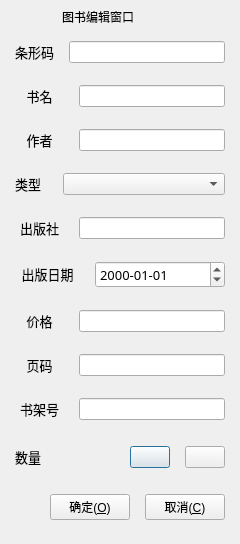
<?xml version="1.0" encoding="UTF-8"?>
<ui version="4.0">
 <class>BookEditDialog</class>
 <widget class="QDialog" name="BookEditDialog">
  <property name="geometry">
   <rect>
    <x>0</x>
    <y>0</y>
    <width>240</width>
    <height>544</height>
   </rect>
  </property>
  <property name="windowTitle">
   <string>添加管理员窗口</string>
  </property>
  <property name="sizeGripEnabled">
   <bool>false</bool>
  </property>
  <layout class="QVBoxLayout" name="verticalLayout_2">
   <property name="spacing">
    <number>0</number>
   </property>
   <property name="leftMargin">
    <number>0</number>
   </property>
   <property name="topMargin">
    <number>0</number>
   </property>
   <property name="rightMargin">
    <number>0</number>
   </property>
   <property name="bottomMargin">
    <number>0</number>
   </property>
   <item>
    <widget class="QWidget" name="widget_title" native="true">
     <property name="sizePolicy">
      <sizepolicy hsizetype="Preferred" vsizetype="Fixed">
       <horstretch>0</horstretch>
       <verstretch>0</verstretch>
      </sizepolicy>
     </property>
     <property name="minimumSize">
      <size>
       <width>100</width>
       <height>33</height>
      </size>
     </property>
     <layout class="QHBoxLayout" name="horizontalLayout_2">
      <property name="spacing">
       <number>0</number>
      </property>
      <property name="leftMargin">
       <number>0</number>
      </property>
      <property name="topMargin">
       <number>0</number>
      </property>
      <property name="rightMargin">
       <number>0</number>
      </property>
      <property name="bottomMargin">
       <number>0</number>
      </property>
      <item>
       <widget class="QPushButton" name="btn_Icon">
        <property name="enabled">
         <bool>false</bool>
        </property>
        <property name="font">
         <font>
          <pointsize>15</pointsize>
         </font>
        </property>
        <property name="focusPolicy">
         <enum>Qt::NoFocus</enum>
        </property>
        <property name="text">
         <string/>
        </property>
        <property name="flat">
         <bool>true</bool>
        </property>
       </widget>
      </item>
      <item>
       <widget class="QLabel" name="lab_Title">
        <property name="sizePolicy">
         <sizepolicy hsizetype="Expanding" vsizetype="Preferred">
          <horstretch>0</horstretch>
          <verstretch>0</verstretch>
         </sizepolicy>
        </property>
        <property name="styleSheet">
         <string notr="true">font: 10pt &quot;微软雅黑&quot;;</string>
        </property>
        <property name="text">
         <string>图书编辑窗口</string>
        </property>
        <property name="alignment">
         <set>Qt::AlignLeading|Qt::AlignLeft|Qt::AlignVCenter</set>
        </property>
       </widget>
      </item>
      <item>
       <widget class="QWidget" name="widget_menu" native="true">
        <property name="sizePolicy">
         <sizepolicy hsizetype="Minimum" vsizetype="Preferred">
          <horstretch>0</horstretch>
          <verstretch>0</verstretch>
         </sizepolicy>
        </property>
        <property name="layoutDirection">
         <enum>Qt::RightToLeft</enum>
        </property>
        <layout class="QHBoxLayout" name="horizontalLayout">
         <property name="spacing">
          <number>0</number>
         </property>
         <property name="leftMargin">
          <number>0</number>
         </property>
         <property name="topMargin">
          <number>0</number>
         </property>
         <property name="rightMargin">
          <number>0</number>
         </property>
         <property name="bottomMargin">
          <number>0</number>
         </property>
         <item>
          <widget class="QPushButton" name="btnMenu_Close">
           <property name="sizePolicy">
            <sizepolicy hsizetype="Minimum" vsizetype="Expanding">
             <horstretch>0</horstretch>
             <verstretch>0</verstretch>
            </sizepolicy>
           </property>
           <property name="minimumSize">
            <size>
             <width>40</width>
             <height>0</height>
            </size>
           </property>
           <property name="font">
            <font>
             <pointsize>10</pointsize>
            </font>
           </property>
           <property name="cursor">
            <cursorShape>ArrowCursor</cursorShape>
           </property>
           <property name="focusPolicy">
            <enum>Qt::NoFocus</enum>
           </property>
           <property name="toolTip">
            <string>关闭</string>
           </property>
           <property name="styleSheet">
            <string notr="true"/>
           </property>
           <property name="text">
            <string/>
           </property>
           <property name="flat">
            <bool>true</bool>
           </property>
          </widget>
         </item>
         <item>
          <widget class="QPushButton" name="btnMenu_Max">
           <property name="sizePolicy">
            <sizepolicy hsizetype="Minimum" vsizetype="Expanding">
             <horstretch>0</horstretch>
             <verstretch>0</verstretch>
            </sizepolicy>
           </property>
           <property name="minimumSize">
            <size>
             <width>31</width>
             <height>0</height>
            </size>
           </property>
           <property name="font">
            <font>
             <pointsize>10</pointsize>
            </font>
           </property>
           <property name="cursor">
            <cursorShape>ArrowCursor</cursorShape>
           </property>
           <property name="focusPolicy">
            <enum>Qt::NoFocus</enum>
           </property>
           <property name="toolTip">
            <string>最大化</string>
           </property>
           <property name="text">
            <string/>
           </property>
           <property name="flat">
            <bool>true</bool>
           </property>
          </widget>
         </item>
         <item>
          <widget class="QPushButton" name="btnMenu_Min">
           <property name="sizePolicy">
            <sizepolicy hsizetype="Minimum" vsizetype="Expanding">
             <horstretch>0</horstretch>
             <verstretch>0</verstretch>
            </sizepolicy>
           </property>
           <property name="minimumSize">
            <size>
             <width>31</width>
             <height>0</height>
            </size>
           </property>
           <property name="font">
            <font>
             <pointsize>10</pointsize>
            </font>
           </property>
           <property name="cursor">
            <cursorShape>ArrowCursor</cursorShape>
           </property>
           <property name="focusPolicy">
            <enum>Qt::NoFocus</enum>
           </property>
           <property name="toolTip">
            <string>最小化</string>
           </property>
           <property name="text">
            <string/>
           </property>
           <property name="flat">
            <bool>true</bool>
           </property>
          </widget>
         </item>
         <item>
          <widget class="QPushButton" name="btnMenu">
           <property name="sizePolicy">
            <sizepolicy hsizetype="Minimum" vsizetype="Expanding">
             <horstretch>0</horstretch>
             <verstretch>0</verstretch>
            </sizepolicy>
           </property>
           <property name="minimumSize">
            <size>
             <width>31</width>
             <height>0</height>
            </size>
           </property>
           <property name="font">
            <font>
             <pointsize>10</pointsize>
            </font>
           </property>
           <property name="cursor">
            <cursorShape>ArrowCursor</cursorShape>
           </property>
           <property name="focusPolicy">
            <enum>Qt::NoFocus</enum>
           </property>
           <property name="toolTip">
            <string>菜单</string>
           </property>
           <property name="layoutDirection">
            <enum>Qt::RightToLeft</enum>
           </property>
           <property name="text">
            <string/>
           </property>
           <property name="flat">
            <bool>true</bool>
           </property>
          </widget>
         </item>
        </layout>
       </widget>
      </item>
     </layout>
    </widget>
   </item>
   <item>
    <layout class="QVBoxLayout" name="verticalLayout">
     <property name="spacing">
      <number>15</number>
     </property>
     <property name="leftMargin">
      <number>15</number>
     </property>
     <property name="topMargin">
      <number>0</number>
     </property>
     <property name="rightMargin">
      <number>15</number>
     </property>
     <property name="bottomMargin">
      <number>14</number>
     </property>
     <item>
      <spacer name="verticalSpacer">
       <property name="orientation">
        <enum>Qt::Vertical</enum>
       </property>
       <property name="sizeType">
        <enum>QSizePolicy::Minimum</enum>
       </property>
       <property name="sizeHint" stdset="0">
        <size>
         <width>20</width>
         <height>1</height>
        </size>
       </property>
      </spacer>
     </item>
     <item>
      <layout class="QHBoxLayout" name="horizontalLayout_3" stretch="0,0">
       <item>
        <widget class="QLabel" name="label">
         <property name="font">
          <font>
           <family>微软雅黑</family>
           <pointsize>10</pointsize>
          </font>
         </property>
         <property name="text">
          <string>&lt;html&gt;&lt;head/&gt;&lt;body&gt;&lt;p align=&quot;center&quot;&gt;条形码&lt;/p&gt;&lt;/body&gt;&lt;/html&gt;</string>
         </property>
        </widget>
       </item>
       <item>
        <widget class="QLineEdit" name="idEdit"/>
       </item>
      </layout>
     </item>
     <item>
      <layout class="QHBoxLayout" name="horizontalLayout_7" stretch="1,3">
       <item>
        <widget class="QLabel" name="label_6">
         <property name="font">
          <font>
           <family>微软雅黑</family>
           <pointsize>10</pointsize>
          </font>
         </property>
         <property name="text">
          <string>&lt;html&gt;&lt;head/&gt;&lt;body&gt;&lt;p align=&quot;center&quot;&gt;书名&lt;/p&gt;&lt;/body&gt;&lt;/html&gt;</string>
         </property>
        </widget>
       </item>
       <item>
        <widget class="QLineEdit" name="nameEdit"/>
       </item>
      </layout>
     </item>
     <item>
      <layout class="QHBoxLayout" name="horizontalLayout_4" stretch="1,3">
       <item>
        <widget class="QLabel" name="label_3">
         <property name="font">
          <font>
           <family>微软雅黑</family>
           <pointsize>10</pointsize>
          </font>
         </property>
         <property name="text">
          <string>&lt;html&gt;&lt;head/&gt;&lt;body&gt;&lt;p align=&quot;center&quot;&gt;作者&lt;/p&gt;&lt;/body&gt;&lt;/html&gt;</string>
         </property>
        </widget>
       </item>
       <item>
        <widget class="QLineEdit" name="authorEdit"/>
       </item>
      </layout>
     </item>
     <item>
      <layout class="QHBoxLayout" name="horizontalLayout_6" stretch="1,5">
       <item>
        <widget class="QLabel" name="label_5">
         <property name="font">
          <font>
           <family>微软雅黑</family>
           <pointsize>10</pointsize>
          </font>
         </property>
         <property name="text">
          <string>类型</string>
         </property>
        </widget>
       </item>
       <item>
        <widget class="QComboBox" name="typeBox"/>
       </item>
      </layout>
     </item>
     <item>
      <layout class="QHBoxLayout" name="horizontalLayout_5" stretch="1,3">
       <item>
        <widget class="QLabel" name="label_4">
         <property name="font">
          <font>
           <family>微软雅黑</family>
           <pointsize>10</pointsize>
          </font>
         </property>
         <property name="text">
          <string>&lt;html&gt;&lt;head/&gt;&lt;body&gt;&lt;p align=&quot;center&quot;&gt;出版社&lt;/p&gt;&lt;/body&gt;&lt;/html&gt;</string>
         </property>
        </widget>
       </item>
       <item>
        <widget class="QLineEdit" name="publisherEdit"/>
       </item>
      </layout>
     </item>
     <item>
      <layout class="QHBoxLayout" name="horizontalLayout_10" stretch="1,2">
       <item>
        <widget class="QLabel" name="label_8">
         <property name="font">
          <font>
           <family>微软雅黑</family>
           <pointsize>10</pointsize>
          </font>
         </property>
         <property name="text">
          <string>&lt;html&gt;&lt;head/&gt;&lt;body&gt;&lt;p align=&quot;center&quot;&gt;出版日期&lt;/p&gt;&lt;/body&gt;&lt;/html&gt;</string>
         </property>
        </widget>
       </item>
       <item>
        <widget class="QDateEdit" name="dateEdit">
         <property name="font">
          <font>
           <family>微软雅黑</family>
           <pointsize>10</pointsize>
          </font>
         </property>
         <property name="displayFormat">
          <string>yyyy-MM-dd</string>
         </property>
        </widget>
       </item>
      </layout>
     </item>
     <item>
      <layout class="QHBoxLayout" name="horizontalLayout_11" stretch="1,3">
       <item>
        <widget class="QLabel" name="label_9">
         <property name="font">
          <font>
           <family>微软雅黑</family>
           <pointsize>10</pointsize>
          </font>
         </property>
         <property name="text">
          <string>&lt;html&gt;&lt;head/&gt;&lt;body&gt;&lt;p align=&quot;center&quot;&gt;价格&lt;/p&gt;&lt;/body&gt;&lt;/html&gt;</string>
         </property>
        </widget>
       </item>
       <item>
        <widget class="QLineEdit" name="priceEdit"/>
       </item>
      </layout>
     </item>
     <item>
      <layout class="QHBoxLayout" name="horizontalLayout_12" stretch="1,3">
       <item>
        <widget class="QLabel" name="label_10">
         <property name="font">
          <font>
           <family>微软雅黑</family>
           <pointsize>10</pointsize>
          </font>
         </property>
         <property name="text">
          <string>&lt;html&gt;&lt;head/&gt;&lt;body&gt;&lt;p align=&quot;center&quot;&gt;页码&lt;/p&gt;&lt;/body&gt;&lt;/html&gt;</string>
         </property>
        </widget>
       </item>
       <item>
        <widget class="QLineEdit" name="pageEdit"/>
       </item>
      </layout>
     </item>
     <item>
      <layout class="QHBoxLayout" name="horizontalLayout_13" stretch="1,3">
       <item>
        <widget class="QLabel" name="label_11">
         <property name="font">
          <font>
           <family>微软雅黑</family>
           <pointsize>10</pointsize>
          </font>
         </property>
         <property name="text">
          <string>&lt;html&gt;&lt;head/&gt;&lt;body&gt;&lt;p align=&quot;center&quot;&gt;书架号&lt;/p&gt;&lt;/body&gt;&lt;/html&gt;</string>
         </property>
        </widget>
       </item>
       <item>
        <widget class="QLineEdit" name="bookCaseEdit"/>
       </item>
      </layout>
     </item>
     <item>
      <layout class="QHBoxLayout" name="horizontalLayout_14" stretch="1,5,0,0">
       <item>
        <widget class="QLabel" name="label_12">
         <property name="font">
          <font>
           <family>微软雅黑</family>
           <pointsize>10</pointsize>
          </font>
         </property>
         <property name="text">
          <string>&lt;html&gt;&lt;head/&gt;&lt;body&gt;&lt;p align=&quot;center&quot;&gt;数量&lt;/p&gt;&lt;/body&gt;&lt;/html&gt;</string>
         </property>
        </widget>
       </item>
       <item>
        <widget class="QLabel" name="numLabel">
         <property name="font">
          <font>
           <pointsize>10</pointsize>
          </font>
         </property>
         <property name="text">
          <string>&lt;html&gt;&lt;head/&gt;&lt;body&gt;&lt;p&gt;&lt;br/&gt;&lt;/p&gt;&lt;/body&gt;&lt;/html&gt;</string>
         </property>
        </widget>
       </item>
       <item>
        <widget class="QPushButton" name="addBTn">
         <property name="text">
          <string/>
         </property>
        </widget>
       </item>
       <item>
        <widget class="QPushButton" name="delBtn">
         <property name="text">
          <string/>
         </property>
        </widget>
       </item>
      </layout>
     </item>
     <item>
      <layout class="QHBoxLayout" name="horizontalLayout_9">
       <item>
        <spacer name="horizontalSpacer_2">
         <property name="orientation">
          <enum>Qt::Horizontal</enum>
         </property>
         <property name="sizeHint" stdset="0">
          <size>
           <width>40</width>
           <height>20</height>
          </size>
         </property>
        </spacer>
       </item>
       <item>
        <widget class="QPushButton" name="btnOk">
         <property name="cursor">
          <cursorShape>PointingHandCursor</cursorShape>
         </property>
         <property name="focusPolicy">
          <enum>Qt::StrongFocus</enum>
         </property>
         <property name="styleSheet">
          <string notr="true"/>
         </property>
         <property name="text">
          <string>确定(&amp;O)</string>
         </property>
         <property name="icon">
          <iconset resource="rc.qrc">
           <normaloff>:/image/btn_ok.png</normaloff>:/image/btn_ok.png</iconset>
         </property>
         <property name="iconSize">
          <size>
           <width>20</width>
           <height>20</height>
          </size>
         </property>
        </widget>
       </item>
       <item>
        <widget class="QPushButton" name="btnCancel">
         <property name="cursor">
          <cursorShape>PointingHandCursor</cursorShape>
         </property>
         <property name="focusPolicy">
          <enum>Qt::StrongFocus</enum>
         </property>
         <property name="styleSheet">
          <string notr="true"/>
         </property>
         <property name="text">
          <string>取消(&amp;C)</string>
         </property>
         <property name="icon">
          <iconset resource="rc.qrc">
           <normaloff>:/image/btn_close.png</normaloff>:/image/btn_close.png</iconset>
         </property>
         <property name="iconSize">
          <size>
           <width>20</width>
           <height>20</height>
          </size>
         </property>
        </widget>
       </item>
      </layout>
     </item>
    </layout>
   </item>
  </layout>
 </widget>
 <resources>
  <include location="rc.qrc"/>
 </resources>
 <connections/>
</ui>
